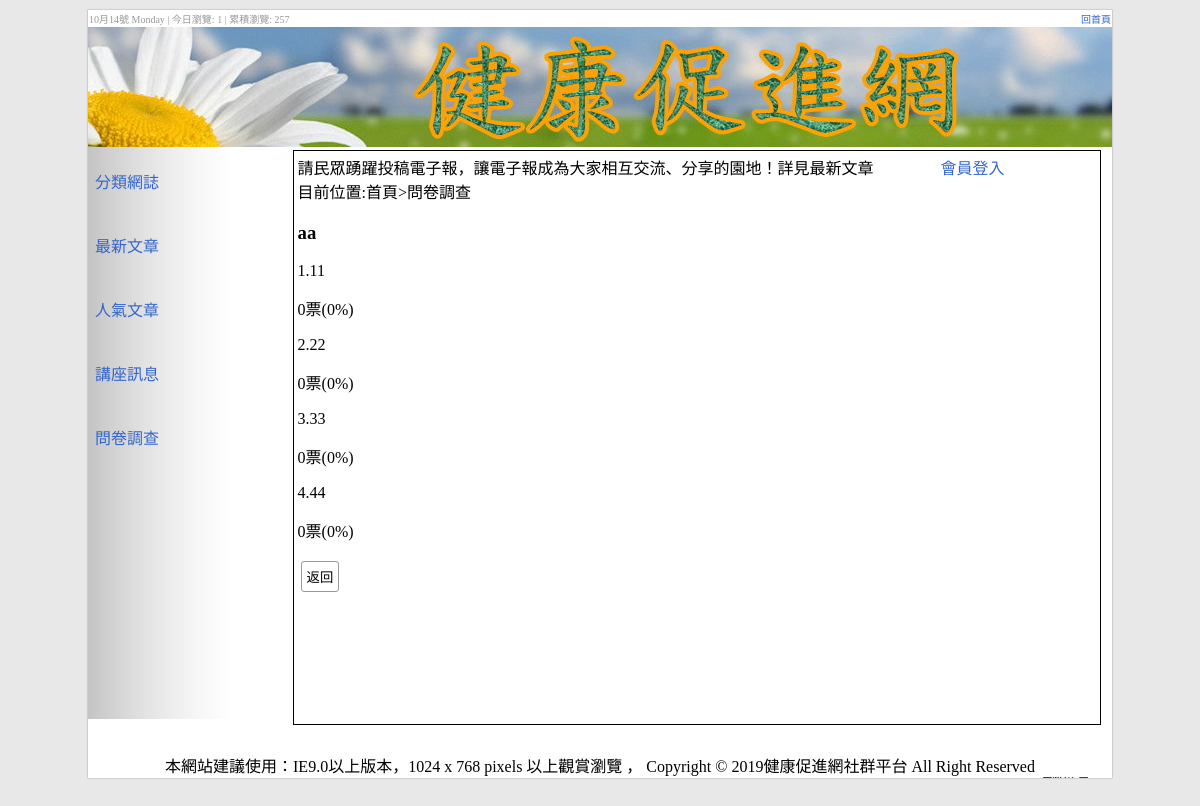
Screenshot of /?do=que&show=13&title=aa&total=0 with the database file from the repository.
### tables this page shows
CREATE TABLE `q2t13_vote` (
  `id` int(10) UNSIGNED NOT NULL,
  `text` text NOT NULL,
  `parent` int(11) NOT NULL,
  `num` int(11) NOT NULL DEFAULT '0'
);

### que.php (the view, shortened to what this page needs)
目前位置:首頁>問卷調查<br>
<?php
$sw = 0;
if (!empty($_GET['show'])) $sw = 2;
switch ($sw) {
    ?>
  <?php
case '2':
  ?>
  <h3><?= $_GET['title'] ?></h3>
  <?php
  $re = select("q2t13_vote", "parent=" . $_GET['show']);
  $i = 1;
  foreach ($re as $ro) {
    $pse = ($_GET['total'] == 0) ? 0 : $ro['num'] / $_GET['total'] * 100;
    ?>
    <p><?= $i ?>.<?= $ro['text'] ?> <div style="width:<?= $pse ?>px;height:1em;background-color:black;display:inline-block"></div><?= $ro['num'] ?>票(<?= $pse ?>%)</p>
    <?php
    $i++;
  }
  ?>
  <input type="button" value="返回" onclick="window.history.back()">
  <?php
  break;
  ?>
  <?php
}
?>

### home_files/css.css (style rules this page uses)
body { background:#E8E8E8; padding:0px; margin:0px; font-family:"微軟正黑體"; }
input,button,.button,select,textarea { font-family:"微軟正黑體"; border:#999 1px solid; border-radius:3px; background:#FFF; padding:5px; margin:3px; text-decoration:none; cursor:pointer; }

### rows the page displays
q2t13_vote: text "11", num "0", pse "0"
q2t13_vote: text "22", num "0", pse "0"
q2t13_vote: text "33", num "0", pse "0"
q2t13_vote: text "44", num "0", pse "0"

### other values shown
$t3visit "1"
$t3all "257"
$_GET['title'] "aa"
